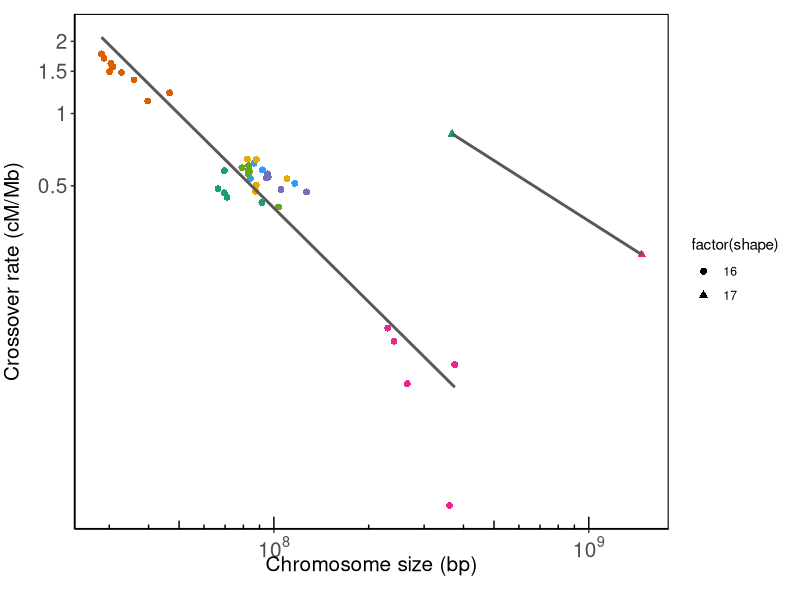

Recreate this plot in R.
library("RColorBrewer")
library(ggplot2)
library(scales)

# run from the folder that contains this script and its input files (see README)

co_rate_barb <- read.table("R_barbata_CO_num_per_chr.txt", header = FALSE)[,2:3]
colnames(co_rate_barb) <- c('chrsize', 'co_num')
co_rate_barb$co_rate <- co_rate_barb$co_num * 1e08 /(co_rate_barb$chrsize * 2495)
co_rate_barb$color <- "#7570B3"
co_rate_barb$shape <- 16

co_rate_brev <- read.table("R_breviuscula_CO_num_per_chr.txt", header = FALSE)[,2:3]
colnames(co_rate_brev) <- c('chrsize', 'co_num')
co_rate_brev$co_rate <- co_rate_brev$co_num * 1e08 /(co_rate_barb$chrsize * 1641)
co_rate_brev$color <- "#1B9E77"
co_rate_brev$shape <- 16

co_rate_ceph <- read.table("R_cephalotes_CO_num_per_chr.txt", header = FALSE)[,2:3]
colnames(co_rate_ceph) <- c('chrsize', 'co_num')
co_rate_ceph$co_rate <- co_rate_ceph$co_num * 1e08 /(co_rate_ceph$chrsize * 2719)
co_rate_ceph$color <- "#D95F02"
co_rate_ceph$shape <- 16

co_rate_cili <- read.table("R_ciliata_CO_num_per_chr.txt", header = FALSE)[,2:3]
colnames(co_rate_cili) <- c('chrsize', 'co_num')
co_rate_cili$co_rate <- co_rate_cili$co_num * 1e08 /(co_rate_cili$chrsize * 597)
co_rate_cili$color <- "#3399FF"
co_rate_cili$shape <- 16

co_rate_colo <- read.table("R_colorata_CO_num_per_chr.txt", header = FALSE)[,2:3]
colnames(co_rate_colo) <- c('chrsize', 'co_num')
co_rate_colo$co_rate <- co_rate_colo$co_num * 1e08 /(co_rate_colo$chrsize * 429)
co_rate_colo$color <- "#66A61E"
co_rate_colo$shape <- 16

co_rate_nerv <- read.table("R_nervosa_CO_num_per_chr.txt", header = FALSE)[,2:3]
colnames(co_rate_nerv) <- c('chrsize', 'co_num')
co_rate_nerv$co_rate <- co_rate_nerv$co_num * 1e08 /(co_rate_nerv$chrsize * 1173)
co_rate_nerv$color <- "#E6AB02"
co_rate_nerv$shape <- 16

co_rate_pube <- read.table("R_pubera_CO_num_per_chr.txt", header = FALSE)[,2:3]
colnames(co_rate_pube) <- c('chrsize', 'co_num')
co_rate_pube$co_rate <- co_rate_pube$co_num * 1e08 /(co_rate_pube$chrsize * 489 *2)
co_rate_pube$color <- "#E7298A"
co_rate_pube$shape <- 16

co_rate_pube_immuno <- data.frame(
  chrsize=1472673118,
  co_num=639,
  co_rate=639 * 1e08 / (1472673118 * 84 * 2),
  color="#E7298A",
  shape=17
)

co_rate_brev_immuno <- data.frame(
  chrsize=368174147,
  co_num=921,
  co_rate=921 * 1e08 / (368174147 * 152 * 2),
  color="#1B9E77",
  shape=17
)

df <- data.frame(rbind(co_rate_barb, co_rate_brev, co_rate_ceph, co_rate_cili,
                       co_rate_colo, co_rate_nerv, co_rate_pube))

df_immu <- data.frame(rbind(co_rate_barb, co_rate_brev, co_rate_ceph, co_rate_cili,
                            co_rate_colo, co_rate_nerv, co_rate_pube_immuno))

df_all <- data.frame(rbind(co_rate_barb, co_rate_brev, co_rate_ceph, co_rate_cili,
                           co_rate_colo, co_rate_nerv, co_rate_pube,
                           co_rate_pube_immuno, co_rate_brev_immuno))
  
# Fitting the Exponential Regression Model
#t <- data.frame(cbind(p$size, p$cM*1000000/p$size))
#colnames(t) <- c('size','co_rate')
model <- lm(log(df$co_rate) ~ df$chrsize)
summary(model)

model2 <- lm(log(df_immu$co_rate) ~ log(df_immu$chrsize))
summary(model2)

model_all <- lm(log(df_all$co_rate) ~ log(df_all$chrsize))
summary(model_all)


pdf("CO_rate_vs_chrsize.pdf",
    family="Helvetica", height=4, width=5)
par(mai = c(1.2, 1, 1, 0.5)); # margin: bottom, left, top, right

ggplot(df_all, aes(chrsize, co_rate,
               color = color,
               shape = factor(shape))) +
  geom_point(size = 2) +
  geom_smooth(method = "lm", se = FALSE, color = "#585858") +
  scale_fill_manual(values=unique(df_all$color)) +
  scale_x_log10(breaks = 10^(7:10),
                labels = trans_format("log10", math_format(10^.x)),
                minor_breaks = c(2:9 * 10^7, 2:9 * 10^8)) +
  annotation_logticks(sides = "b") +
  scale_y_log10(breaks = seq(0,2,0.5),
                labels = seq(0,2,0.5)) +
  coord_cartesian(xlim = c(min(df_all$chrsize), max(df_all$chrsize, na.rm = TRUE))) +
  xlab("Chromosome size (bp)") +
  ylab("Crossover rate (cM/Mb)") +
  scale_color_identity() +
  theme_classic() +
  theme(axis.title.x = element_text(family = "Helvetica", vjust=3, size = (15)),
        axis.title.y = element_text(family = "Helvetica", vjust=3, size = (15)),
        axis.text.x = element_text(size = (15)),
        axis.text.y = element_text(size = (15)),
        plot.margin = margin(t=10, r=10, b=10 ,l=10),
        panel.border = element_rect(colour = "black", fill=NA, linewidth = 0.75))

dev.off()
